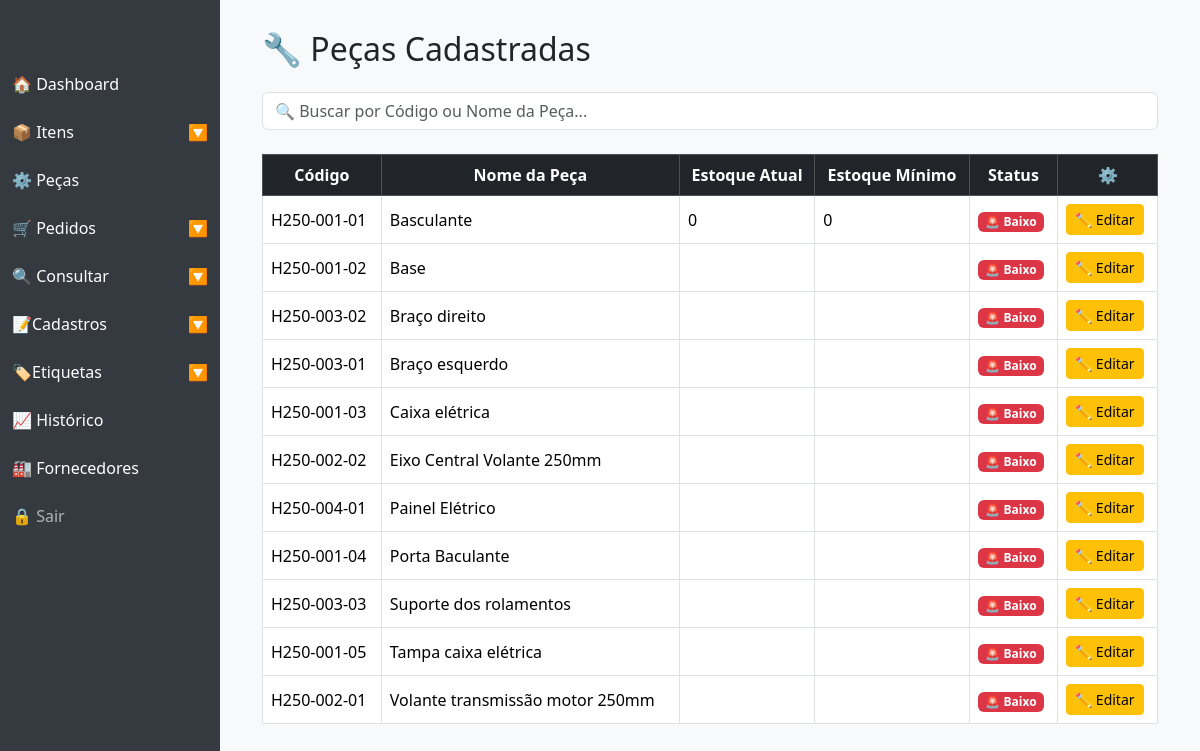
/pecas.php, run on the app's committed database.
### tables this page shows
CREATE TABLE `peca` (
  `id` int(11) NOT NULL,
  `nome` varchar(220) NOT NULL,
  `descricao` text NOT NULL,
  `id_grupo` int(11) NOT NULL,
  `id_modelo` int(11) NOT NULL,
  `codigo` varchar(220) DEFAULT NULL,
  `estoque_atual` int(11) DEFAULT NULL,
  `estoque_minimo` int(11) DEFAULT NULL,
  `usuario` varchar(220) DEFAULT NULL,
  `createad` datetime DEFAULT current_timestamp(),
  `modifield` datetime DEFAULT NULL
);

### pecas.php (the view, shortened to what this page needs)
<?php
require 'conexao.php';
include 'include/head.php';
?>
</head>
<body>
<?php include 'include/sidebar.php'; ?>
<div class="content">
    <div class="container-fluid">
        <h2 class="mb-4">🔧 Peças Cadastradas</h2>
        <div class="mb-4">
            <input type="text" id="busca" class="form-control" placeholder="🔍 Buscar por Código ou Nome da Peça...">
        </div>
        <div id="tabela-pecas">
            <?php
            $stmt = $pdo->query("SELECT id, codigo, nome, estoque_atual, estoque_minimo FROM peca ORDER BY nome ASC");
            $pecas = $stmt->fetchAll(PDO::FETCH_ASSOC);
            ?>
            <table class="table table-hover table-bordered align-middle">
                <thead class="table-dark text-center">
                    <tr>
                        <th>Código</th>
                        <th>Nome da Peça</th>
                        <th>Estoque Atual</th>
                        <th>Estoque Mínimo</th>
                        <th>Status</th>
                        <th>⚙️</th>
                    </tr>
                </thead>
                <tbody>
                    <?php foreach($pecas as $peca): ?>
                        <tr>
                            <td><?= htmlspecialchars($peca['codigo']) ?></td>
                            <td><?= htmlspecialchars($peca['nome']) ?></td>
                            <td><?= htmlspecialchars($peca['estoque_atual']) ?></td>
                            <td><?= htmlspecialchars($peca['estoque_minimo']) ?></td>
                            <td>
                                <?php if($peca['estoque_atual'] <= $peca['estoque_minimo']): ?>
                                    <span class="badge bg-danger">🚨 Baixo</span>
                                <?php else: ?>
                                    <span class="badge bg-success">✅ Ok</span>
                                <?php endif; ?>
                            </td>
                            <td>
                                <a href="editar_peca.php?id=<?= $peca['id'] ?>" class="btn btn-sm btn-warning">✏️ Editar</a>
                            </td>
                        </tr>
                    <?php endforeach; ?>
                </tbody>
            </table>
        </div>
    </div>
</div>
</body>
</html>

### css/styles.css (style rules this page uses)
body { background-color: #f8f9fa; }
.content { margin-left: 220px; padding: 30px; }
table th, table td { white-space: nowrap; padding: 8px 12px; vertical-align: middle; }
table th { font-weight: bold; }

### data on the page
peca: codigo "H250-001-01", nome "Basculante", estoque_atual "0", estoque_minimo "0", shows "🚨 Baixo"
peca: codigo "H250-001-02", nome "Base", shows "🚨 Baixo"
peca: codigo "H250-003-02", nome "Braço direito", shows "🚨 Baixo"
peca: codigo "H250-003-01", nome "Braço esquerdo", shows "🚨 Baixo"
peca: codigo "H250-001-03", nome "Caixa elétrica", shows "🚨 Baixo"
peca: codigo "H250-002-02", nome "Eixo Central Volante 250mm", shows "🚨 Baixo"
peca: codigo "H250-004-01", nome "Painel Elétrico", shows "🚨 Baixo"
peca: codigo "H250-001-04", nome "Porta Baculante", shows "🚨 Baixo"
peca: codigo "H250-003-03", nome "Suporte dos rolamentos", shows "🚨 Baixo"
peca: codigo "H250-001-05", nome "Tampa caixa elétrica", shows "🚨 Baixo"
peca: codigo "H250-002-01", nome "Volante transmissão motor 250mm", shows "🚨 Baixo"
